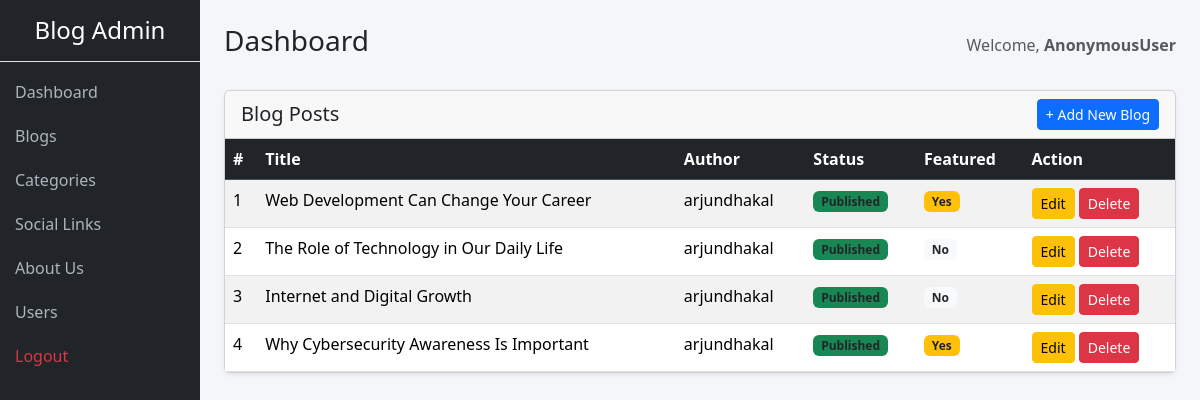
Before: /dashboard/blogs/ with the older database file.
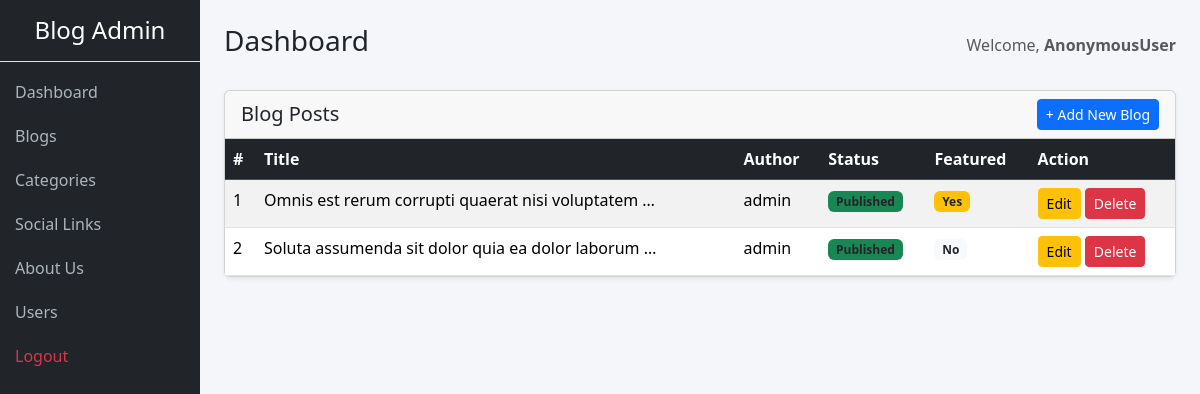
After: the same page with the newer database file.
### main/models.py (models this page shows, shortened)
class Blog(models.Model):
    title=models.CharField(max_length=200)
    slug=models.SlugField(max_length=200,unique=True)
    Category=models.ForeignKey(Category,on_delete=models.CASCADE)
    author=models.ForeignKey(User,on_delete=models.CASCADE)
    image=models.ImageField(upload_to='blogs_images/')
    short_description=models.TextField(max_length=300)
    blog_content=models.TextField()
    status=models.IntegerField(choices=STATUS_CHOICES,default=0)
    is_featured=models.BooleanField(default=False)
    created_at=models.DateTimeField(auto_now_add=True)
    updated_at=models.DateTimeField(auto_now=True)

### core/views.py (the view)
# urls.py: path('blogs/',blog_list,name='blog_list'),
def blog_list(request):
    blogs = Blog.objects.all()
    context = {
        'blogs': blogs
    }
    return render(request, 'blogs.html', context)

### core/templates/blogs.html
{% extends 'base.html' %}
{% block content %}
<div class="card shadow-sm">
    <div class="card-header d-flex justify-content-between align-items-center">
        <h5 class="mb-0">Blog Posts</h5>
        <a href="{% url 'add_blog' %}" class="btn btn-primary btn-sm">
            + Add New Blog
        </a>
    </div>
    <div class="card-body p-0">
        <table class="table table-striped table-hover mb-0">
            <thead class="table-dark">
                <tr>
                    <th>#</th>
                    <th>Title</th>
                    <th>Author</th>
                    <th>Status</th>
                    <th>Featured</th>
                    <th>Action</th>
                </tr>
            </thead>
            <tbody>
                {% for blog in blogs %}
                <tr>
                    <td>{{ forloop.counter }}</td>
                    <td>
                        {{ blog.title|truncatechars:50 }}
                    </td>
                    <td>{{ blog.author }}</td>
                    <td> {% if blog.status %}
                        <span class="badge bg-success text-dark">Published</span>
                        {% else %}
                        <span class="badge bg-secondary text-dark">Draft</span>
                        {% endif %}
                    </td>
                    <td>
                        {% if blog.is_featured %}
                            <span class="badge bg-warning text-dark">Yes</span>
                        {% else %}
                            <span class="badge bg-light text-dark">No</span>
                        {% endif %}
                    </td>
                    <td>
                        <a href="{% url 'update_blog' blog.id %}" class="btn btn-sm btn-warning">
                            Edit
                        </a>
                        <a href="{% url 'delete_blog' blog.id %}"
                           class="btn btn-sm btn-danger"
                           onclick="return confirm('Are you sure you want to delete this blog?')">
                            Delete
                        </a>
                    </td>
                </tr>
                {% empty %}
                <tr>
                    <td colspan="8" class="text-center py-3">
                        No blog posts found.
                    </td>
                </tr>
                {% endfor %}
            </tbody>
        </table>
    </div>
</div>
{% endblock %}

### core/templates/base.html (shortened to what this page needs)
{% load static %}
<!DOCTYPE html>
<html lang="en">
<head>
    <link href="https://cdn.jsdelivr.net/npm/bootstrap@5.3.2/dist/css/bootstrap.min.css" rel="stylesheet">
</head>
<body>
<div class="container-fluid">
    <div class="row">
        <div class="col-md-2 sidebar p-0">
            <h4 class="text-center py-3 border-bottom">Blog Admin</h4>
            <a href="{% url 'dashboard_home' %}">Dashboard</a>
            <a href="{% url 'blog_list' %}">Blogs</a>
            <a href="{% url 'cat_list' %}">Categories</a>
            <a href="{% url 'media_list' %}">Social Links</a>
            <a href="{% url 'about_list' %}">About Us</a>
            <a href="#">Users</a>
            <a href="{% url 'logout' %}" class="text-danger">Logout</a>
        </div>
        <div class="col-md-10 p-4">
            <div class="d-flex justify-content-between align-items-center mb-4">
                <h3>Dashboard</h3>
                <span class="text-muted">
                    Welcome, <strong>{{ user }}</strong>
                </span>
            </div>
            {% block content %}{% endblock %}
        </div>
    </div>
</div>
</body>
</html>

### core/templates/base.html (style rules this page uses)
body { background-color: #f4f6f9; }
.sidebar { min-height: 100vh; background: #212529; color: white; }
.sidebar a { color: #adb5bd; text-decoration: none; display: block; padding: 10px 15px; }

Changed rows visible on the page:
removed Blog: title "Web Development Can Change Your Career", author "arjundhakal", status "Published", is_featured "Yes"
removed Blog: title "The Role of Technology in Our Daily Life", author "arjundhakal", status "Published", is_featured "No"
removed Blog: title "Internet and Digital Growth", author "arjundhakal", status "Published", is_featured "No"
removed Blog: title "Why Cybersecurity Awareness Is Important", author "arjundhakal", status "Published", is_featured "Yes"
added Blog: title "Omnis est rerum corrupti quaerat nisi voluptatem …", author "admin", status "Published", is_featured "Yes"
added Blog: title "Soluta assumenda sit dolor quia ea dolor laborum …", author "admin", status "Published", is_featured "No"
